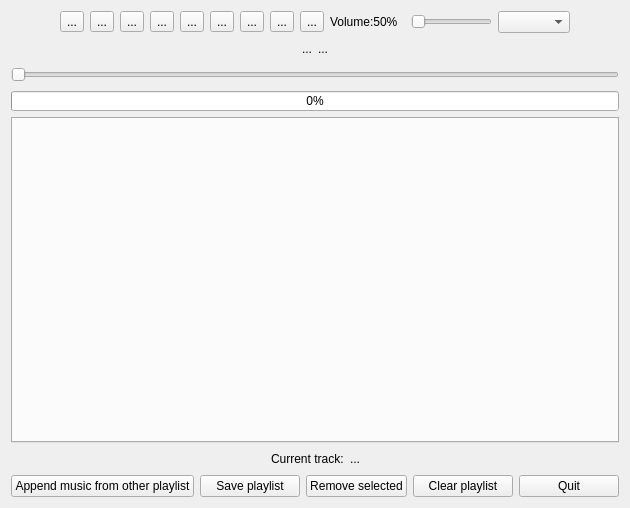
<?xml version="1.0" encoding="UTF-8"?>
<ui version="4.0">
 <class>Widget</class>
 <widget class="QWidget" name="Widget">
  <property name="geometry">
   <rect>
    <x>0</x>
    <y>0</y>
    <width>630</width>
    <height>508</height>
   </rect>
  </property>
  <property name="windowTitle">
   <string>Widget</string>
  </property>
  <layout class="QGridLayout" name="gridLayout">
   <item row="0" column="0">
    <layout class="QVBoxLayout" name="verticalLayout">
     <item>
      <layout class="QHBoxLayout" name="horizontalLayout_3">
       <item>
        <spacer name="horizontalSpacer">
         <property name="orientation">
          <enum>Qt::Horizontal</enum>
         </property>
         <property name="sizeHint" stdset="0">
          <size>
           <width>40</width>
           <height>20</height>
          </size>
         </property>
        </spacer>
       </item>
       <item>
        <widget class="QToolButton" name="btnAdd">
         <property name="toolTip">
          <string>Open audio files</string>
         </property>
         <property name="text">
          <string>...</string>
         </property>
         <property name="icon">
          <iconset resource="resources.qrc">
           <normaloff>:/gfx/icons/btnOpen.png</normaloff>:/gfx/icons/btnOpen.png</iconset>
         </property>
        </widget>
       </item>
       <item>
        <widget class="QToolButton" name="btnNewPlayList">
         <property name="toolTip">
          <string>Create new playlist</string>
         </property>
         <property name="text">
          <string>...</string>
         </property>
         <property name="icon">
          <iconset resource="resources.qrc">
           <normaloff>:/gfx/icons/btnNewPlaylist.png</normaloff>:/gfx/icons/btnNewPlaylist.png</iconset>
         </property>
        </widget>
       </item>
       <item>
        <widget class="QToolButton" name="btnPlay">
         <property name="toolTip">
          <string>Play</string>
         </property>
         <property name="text">
          <string>...</string>
         </property>
         <property name="icon">
          <iconset resource="resources.qrc">
           <normaloff>:/gfx/icons/btnGo.png</normaloff>:/gfx/icons/btnGo.png</iconset>
         </property>
        </widget>
       </item>
       <item>
        <widget class="QToolButton" name="btnPause">
         <property name="toolTip">
          <string>Pause</string>
         </property>
         <property name="text">
          <string>...</string>
         </property>
         <property name="icon">
          <iconset resource="resources.qrc">
           <normaloff>:/gfx/icons/btnPause.png</normaloff>:/gfx/icons/btnPause.png</iconset>
         </property>
        </widget>
       </item>
       <item>
        <widget class="QToolButton" name="btnStop">
         <property name="toolTip">
          <string>Stop</string>
         </property>
         <property name="text">
          <string>...</string>
         </property>
         <property name="icon">
          <iconset resource="resources.qrc">
           <normaloff>:/gfx/icons/btnStop.png</normaloff>:/gfx/icons/btnStop.png</iconset>
         </property>
        </widget>
       </item>
       <item>
        <widget class="QToolButton" name="btnPrev">
         <property name="toolTip">
          <string>Prevoius track</string>
         </property>
         <property name="text">
          <string>...</string>
         </property>
         <property name="icon">
          <iconset resource="resources.qrc">
           <normaloff>:/gfx/icons/btnPrevPlaylistItem.png</normaloff>:/gfx/icons/btnPrevPlaylistItem.png</iconset>
         </property>
        </widget>
       </item>
       <item>
        <widget class="QToolButton" name="btnNext">
         <property name="toolTip">
          <string>Next track</string>
         </property>
         <property name="text">
          <string>...</string>
         </property>
         <property name="icon">
          <iconset resource="resources.qrc">
           <normaloff>:/gfx/icons/btnNextPlayListItem.png</normaloff>:/gfx/icons/btnNextPlayListItem.png</iconset>
         </property>
        </widget>
       </item>
       <item>
        <widget class="QToolButton" name="btnSeekBackwards">
         <property name="toolTip">
          <string>Seek backwards</string>
         </property>
         <property name="text">
          <string>...</string>
         </property>
         <property name="icon">
          <iconset resource="resources.qrc">
           <normaloff>:/gfx/icons/btnSlower.png</normaloff>:/gfx/icons/btnSlower.png</iconset>
         </property>
        </widget>
       </item>
       <item>
        <widget class="QToolButton" name="btnSeekForwards">
         <property name="toolTip">
          <string>Seek forwards</string>
         </property>
         <property name="text">
          <string>...</string>
         </property>
         <property name="icon">
          <iconset resource="resources.qrc">
           <normaloff>:/gfx/icons/btnFaster.png</normaloff>:/gfx/icons/btnFaster.png</iconset>
         </property>
        </widget>
       </item>
       <item>
        <widget class="QLabel" name="lblVolume">
         <property name="minimumSize">
          <size>
           <width>75</width>
           <height>0</height>
          </size>
         </property>
         <property name="maximumSize">
          <size>
           <width>75</width>
           <height>16777215</height>
          </size>
         </property>
         <property name="text">
          <string>Volume:50%</string>
         </property>
        </widget>
       </item>
       <item>
        <widget class="QSlider" name="volumeSlider">
         <property name="minimumSize">
          <size>
           <width>81</width>
           <height>16</height>
          </size>
         </property>
         <property name="maximumSize">
          <size>
           <width>81</width>
           <height>16</height>
          </size>
         </property>
         <property name="orientation">
          <enum>Qt::Horizontal</enum>
         </property>
        </widget>
       </item>
       <item>
        <widget class="QComboBox" name="comboBoxPlaybackMode"/>
       </item>
       <item>
        <spacer name="horizontalSpacer_6">
         <property name="orientation">
          <enum>Qt::Horizontal</enum>
         </property>
         <property name="sizeHint" stdset="0">
          <size>
           <width>40</width>
           <height>20</height>
          </size>
         </property>
        </spacer>
       </item>
      </layout>
     </item>
     <item>
      <layout class="QHBoxLayout" name="horizontalLayout_2">
       <item>
        <spacer name="horizontalSpacer_3">
         <property name="orientation">
          <enum>Qt::Horizontal</enum>
         </property>
         <property name="sizeHint" stdset="0">
          <size>
           <width>40</width>
           <height>20</height>
          </size>
         </property>
        </spacer>
       </item>
       <item>
        <widget class="QLabel" name="lblCurrentTime">
         <property name="text">
          <string>...</string>
         </property>
        </widget>
       </item>
       <item>
        <widget class="QLabel" name="lblRemainingTime">
         <property name="text">
          <string>...</string>
         </property>
        </widget>
       </item>
       <item>
        <spacer name="horizontalSpacer_2">
         <property name="orientation">
          <enum>Qt::Horizontal</enum>
         </property>
         <property name="sizeHint" stdset="0">
          <size>
           <width>40</width>
           <height>20</height>
          </size>
         </property>
        </spacer>
       </item>
      </layout>
     </item>
     <item>
      <widget class="QSlider" name="seekSlider">
       <property name="minimumSize">
        <size>
         <width>341</width>
         <height>20</height>
        </size>
       </property>
       <property name="maximumSize">
        <size>
         <width>16777215</width>
         <height>20</height>
        </size>
       </property>
       <property name="maximum">
        <number>100</number>
       </property>
       <property name="orientation">
        <enum>Qt::Horizontal</enum>
       </property>
      </widget>
     </item>
     <item>
      <widget class="QProgressBar" name="progressBar">
       <property name="minimumSize">
        <size>
         <width>341</width>
         <height>20</height>
        </size>
       </property>
       <property name="maximumSize">
        <size>
         <width>16777215</width>
         <height>20</height>
        </size>
       </property>
       <property name="value">
        <number>0</number>
       </property>
      </widget>
     </item>
     <item>
      <widget class="QTabWidget" name="tabWidget">
       <property name="tabsClosable">
        <bool>true</bool>
       </property>
      </widget>
     </item>
     <item>
      <layout class="QHBoxLayout" name="horizontalLayout_4">
       <item>
        <spacer name="horizontalSpacer_4">
         <property name="orientation">
          <enum>Qt::Horizontal</enum>
         </property>
         <property name="sizeHint" stdset="0">
          <size>
           <width>40</width>
           <height>20</height>
          </size>
         </property>
        </spacer>
       </item>
       <item>
        <widget class="QLabel" name="label">
         <property name="text">
          <string>Current track:</string>
         </property>
        </widget>
       </item>
       <item>
        <widget class="QLabel" name="lblCurrentTrack">
         <property name="text">
          <string>...</string>
         </property>
        </widget>
       </item>
       <item>
        <spacer name="horizontalSpacer_5">
         <property name="orientation">
          <enum>Qt::Horizontal</enum>
         </property>
         <property name="sizeHint" stdset="0">
          <size>
           <width>40</width>
           <height>20</height>
          </size>
         </property>
        </spacer>
       </item>
      </layout>
     </item>
     <item>
      <layout class="QHBoxLayout" name="horizontalLayout">
       <item>
        <widget class="QPushButton" name="btnLoadPlaylist">
         <property name="text">
          <string>Append music from other playlist</string>
         </property>
        </widget>
       </item>
       <item>
        <widget class="QPushButton" name="btnSavePlaylist">
         <property name="text">
          <string>Save playlist</string>
         </property>
        </widget>
       </item>
       <item>
        <widget class="QPushButton" name="btnRemoveSelected">
         <property name="text">
          <string>Remove selected</string>
         </property>
        </widget>
       </item>
       <item>
        <widget class="QPushButton" name="btnClearPlaylist">
         <property name="text">
          <string>Clear playlist</string>
         </property>
        </widget>
       </item>
       <item>
        <widget class="QPushButton" name="btnQuit">
         <property name="text">
          <string>Quit</string>
         </property>
        </widget>
       </item>
      </layout>
     </item>
    </layout>
   </item>
  </layout>
  <action name="action_remove_selected_tunes_from_playlist">
   <property name="text">
    <string>Remove selected tunes from playlist</string>
   </property>
  </action>
  <action name="actionClear_playlist">
   <property name="text">
    <string>Clear playlist</string>
   </property>
  </action>
  <action name="action_remove_selected_files_from_HDD">
   <property name="text">
    <string>remove selected files from HDD</string>
   </property>
  </action>
  <action name="action_rename_playlist">
   <property name="text">
    <string>Rename playlist</string>
   </property>
  </action>
  <action name="action_add_music">
   <property name="text">
    <string>Add audio files</string>
   </property>
  </action>
  <action name="action_add_music_from_other_playlist">
   <property name="text">
    <string>Add music from other playlist</string>
   </property>
  </action>
  <action name="action_open_music">
   <property name="icon">
    <iconset resource="resources.qrc">
     <normaloff>:/gfx/icons/btnOpen.png</normaloff>:/gfx/icons/btnOpen.png</iconset>
   </property>
   <property name="text">
    <string>Open music</string>
   </property>
  </action>
  <action name="action_prevous_track">
   <property name="icon">
    <iconset resource="resources.qrc">
     <normaloff>:/gfx/icons/btnPrevPlaylistItem.png</normaloff>:/gfx/icons/btnPrevPlaylistItem.png</iconset>
   </property>
   <property name="text">
    <string>Prevous track</string>
   </property>
  </action>
  <action name="action_play">
   <property name="icon">
    <iconset resource="resources.qrc">
     <normaloff>:/gfx/icons/btnGo.png</normaloff>:/gfx/icons/btnGo.png</iconset>
   </property>
   <property name="text">
    <string>Play</string>
   </property>
  </action>
  <action name="action_pause">
   <property name="icon">
    <iconset resource="resources.qrc">
     <normaloff>:/gfx/icons/btnPause.png</normaloff>:/gfx/icons/btnPause.png</iconset>
   </property>
   <property name="text">
    <string>Pause</string>
   </property>
  </action>
  <action name="action_stop">
   <property name="icon">
    <iconset resource="resources.qrc">
     <normaloff>:/gfx/icons/btnStop.png</normaloff>:/gfx/icons/btnStop.png</iconset>
   </property>
   <property name="text">
    <string>Stop</string>
   </property>
  </action>
  <action name="action_next_track">
   <property name="icon">
    <iconset resource="resources.qrc">
     <normaloff>:/gfx/icons/btnNextPlayListItem.png</normaloff>:/gfx/icons/btnNextPlayListItem.png</iconset>
   </property>
   <property name="text">
    <string>Next track</string>
   </property>
  </action>
  <action name="action_quit">
   <property name="icon">
    <iconset resource="resources.qrc">
     <normaloff>:/gfx/icons/btnExit.png</normaloff>:/gfx/icons/btnExit.png</iconset>
   </property>
   <property name="text">
    <string>Quit</string>
   </property>
  </action>
 </widget>
 <layoutdefault spacing="6" margin="11"/>
 <resources>
  <include location="resources.qrc"/>
 </resources>
 <connections/>
</ui>
